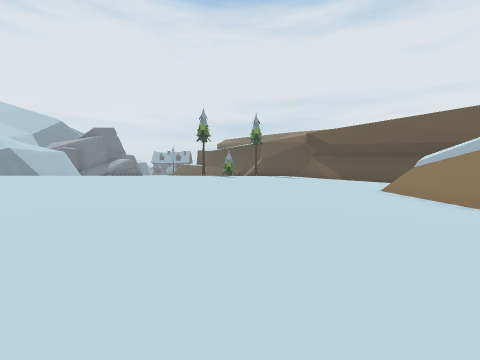
view 1 (above)

24 first-person views from a walk through a 3-D level made in the Unity game engine. The camera is 1.2 m above the floor, tilts 2° down and sees 90° across. The floor is counted in squares, 2 m on a side. Each view is taken from the middle of a square. On the plan, view 1 faces up. The plan holds only what a view shows up to about 9 squares ahead; the rest is blank. The place goes on beyond the plan. The player is left out.

view 2
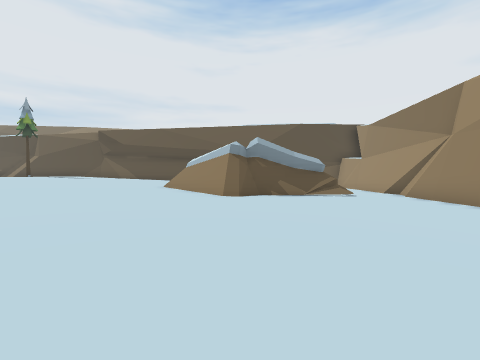

view 3
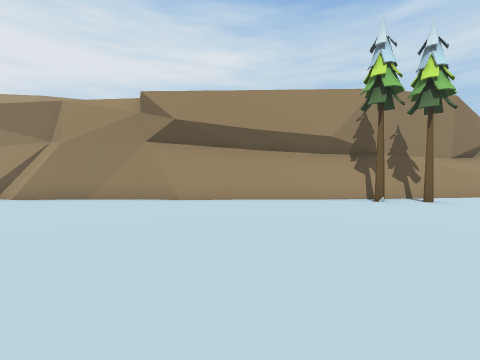

view 4
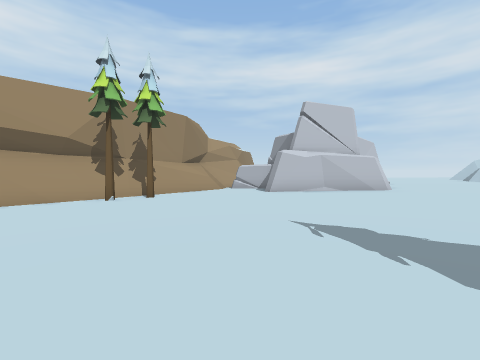

view 5
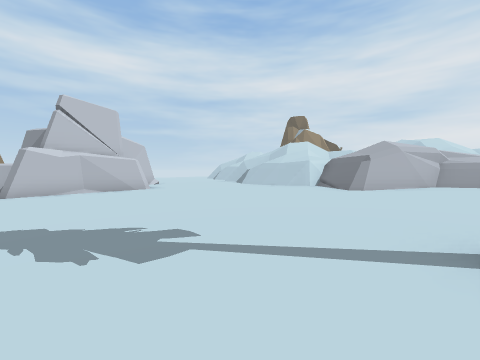

view 6
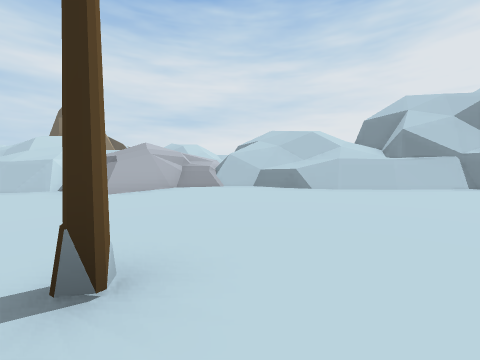

view 7
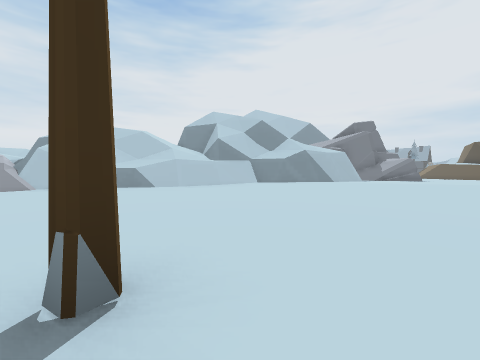

view 8
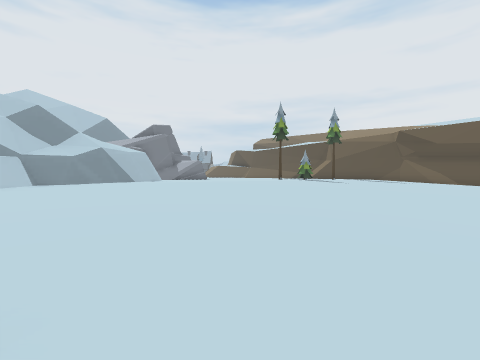

view 9
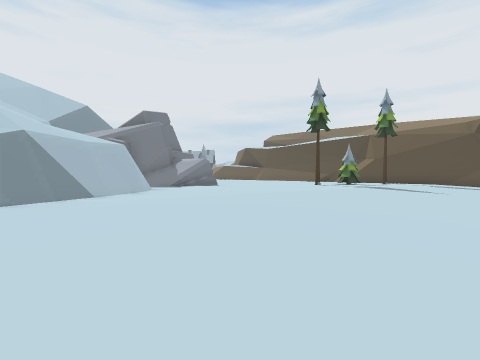

view 10
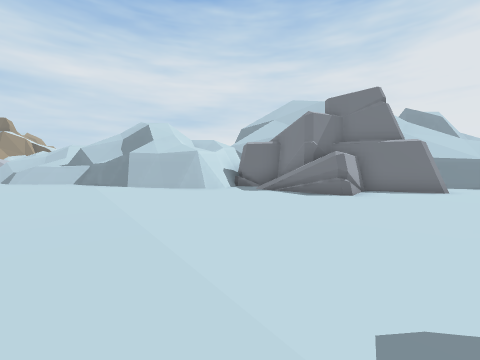

view 11
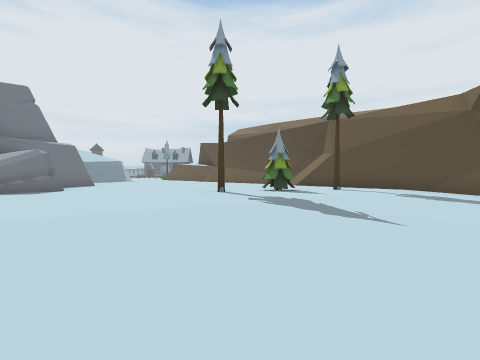

view 12
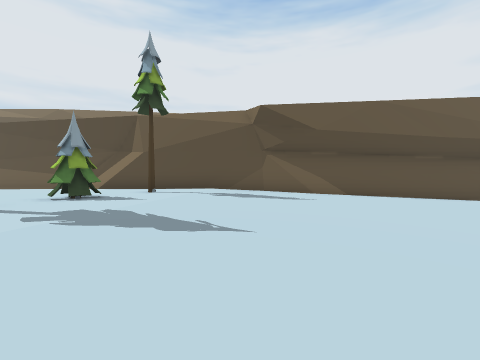

view 13
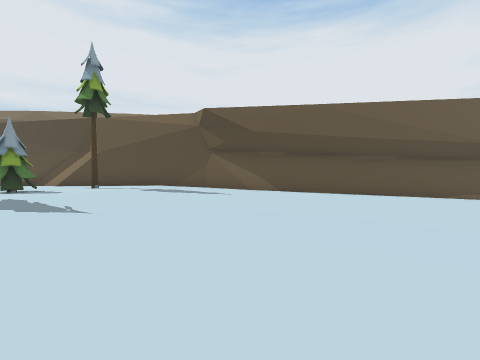

view 14
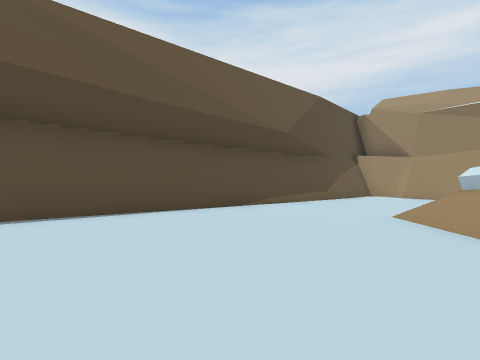

view 15
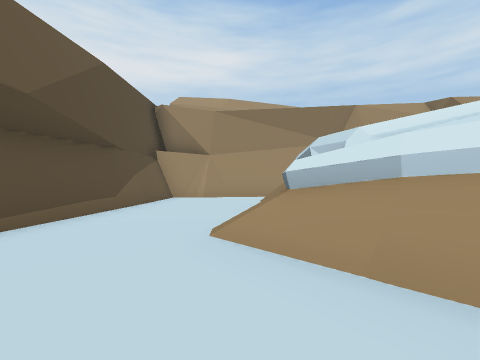

view 16
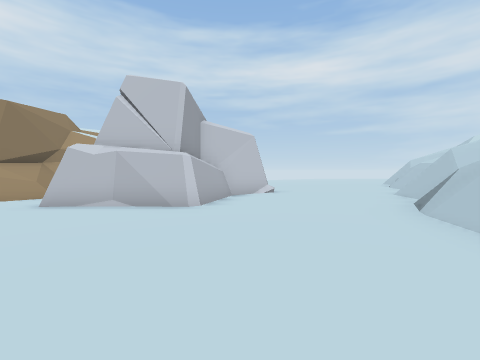

view 17
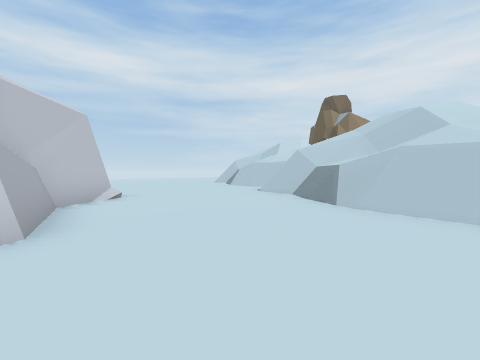

view 18
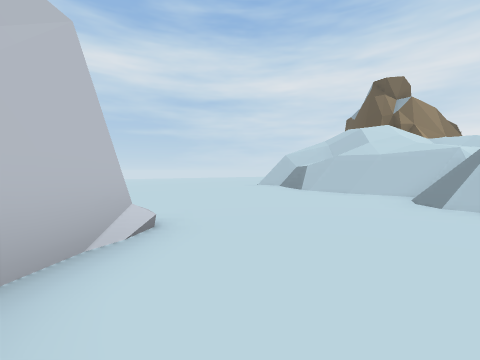

view 19
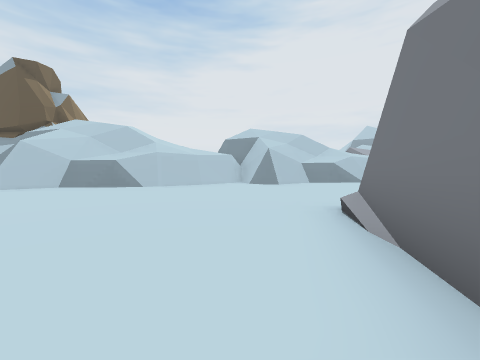

view 20
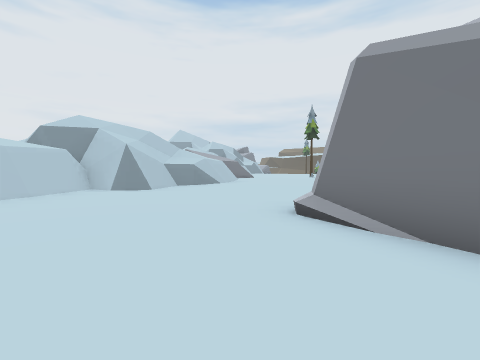

view 21
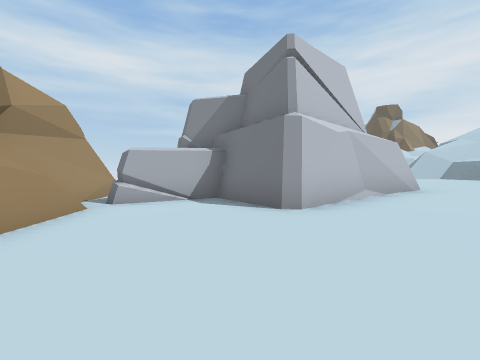

view 22
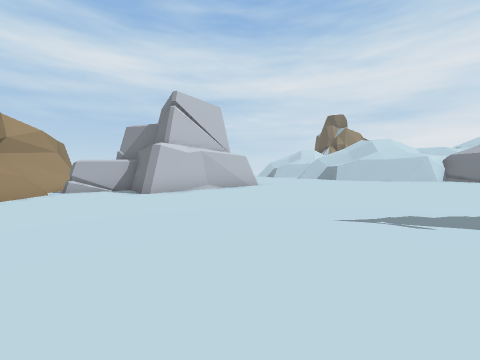

view 23
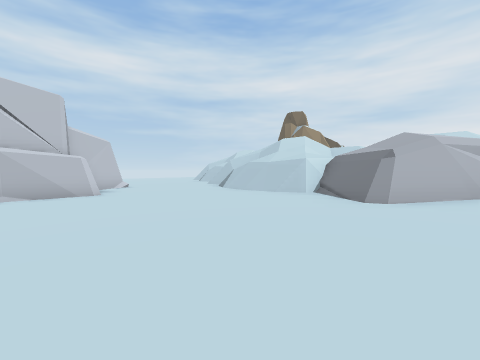

view 24
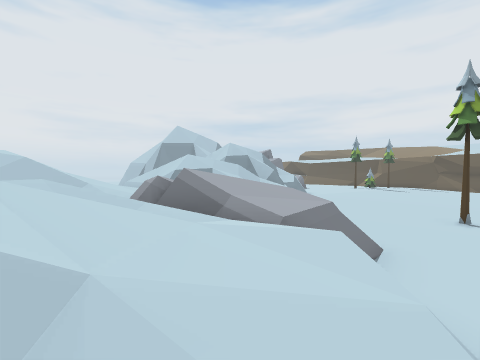

### Floor plan
Key: @ floor where view 1 was taken; # wall or solid block; x gap in a wall; . main floor; : floor 0.25 m higher than the main floor; - floor 0.25 m lower than the main floor; _ floor 0.5 m lower than the main floor; < floor 0.75 m lower than the main floor; ( floor 1 m lower than the main floor; + floor 3 m higher than the main floor; / step, stairs or slope; = window, fence, low wall or low ledge; ^ raised ledge; v drop or lower ground; O other object.
Columns run from 19 left of view 1 to 14 right of it. Each row starts with its distance up from view 1.
 20           #/.    ....##
 19          ##...   .....##
 18          ^^=......O.#..#
 17          ^###...#.O....##
 16          ####...........##
 15          #//:............#
 14          #::::::::.......##
 13          ##::::::.......--##
 12           #:::::.......---_##
 11           #:::::.......--___##
 10          ##::::.......--____/#
  9         ##::::.......---____<##
  8       ####:::.......---____<<<##
  7      /###=:::.......--_/=///<((##
  6      /////::.......---_==/=/<(((##
  5      ////::.......---__##/^#=(((/#
  4    /////=::.......--___##=   /((##
  3    =#v==::.......--_____<##   (##
  2    ///x/:....#.. --____<<<//((##
  1  /// /=#/......-- ____<<<((((/#
  0  ///==+^#/.....--__@__<<((((###
 -1     v==##.....---____<<<(((##
 -2     // #/....---____<<<(((##
 -3     ///#=....--_____<<((/##
 -4     /////...--_____<<((/##
 -5     ///=...---____<<<(/##
 -6    ////=..---____<<<//##
 -7   =/v/=...-//____<<####
 -8 ///=v##..--####/<<</#
 -9 ////=...---# ##/<<(##
-10 /////...--#####/<(##
-11  ///=..--##  ##/###
-12 ///=/.---_#   # ###
-13 v//=..--___     ###
-14   #/.--____     #

Positions as (right, up) in squares from view 1, and headings:
1: (0, 0), facing up
2: (0, -1), facing up-right
3: (-1, 1), facing down-right
4: (-3, 1), facing down
5: (-4, 2), facing down-left
6: (-5, 3), facing left
7: (-5, 2), facing up-left
8: (-5, 2), facing up
9: (-6, 6), facing up
10: (-1, 14), facing left
11: (-2, 10), facing up
12: (-2, 11), facing up-right
13: (-1, 9), facing up-right
14: (4, 10), facing right
15: (6, 9), facing down-right
16: (-9, -2), facing down
17: (-8, -4), facing down-left
18: (-9, -8), facing down-left
19: (-9, -14), facing up-left
20: (-11, -14), facing up
21: (-1, -6), facing down-left
22: (-1, -1), facing down-left
23: (-6, 1), facing down-left
24: (-13, -5), facing up
